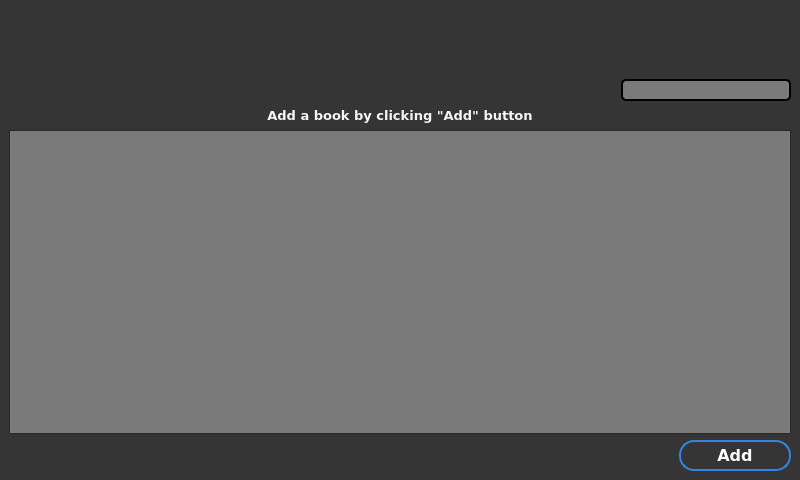
<?xml version="1.0" encoding="UTF-8"?>
<ui version="4.0">
 <class>DarkMainWindow</class>
 <widget class="QMainWindow" name="DarkMainWindow">
  <property name="geometry">
   <rect>
    <x>0</x>
    <y>0</y>
    <width>800</width>
    <height>480</height>
   </rect>
  </property>
  <property name="sizePolicy">
   <sizepolicy hsizetype="Minimum" vsizetype="Minimum">
    <horstretch>0</horstretch>
    <verstretch>0</verstretch>
   </sizepolicy>
  </property>
  <property name="minimumSize">
   <size>
    <width>800</width>
    <height>480</height>
   </size>
  </property>
  <property name="maximumSize">
   <size>
    <width>8000000</width>
    <height>4800000</height>
   </size>
  </property>
  <property name="palette">
   <palette>
    <active>
     <colorrole role="WindowText">
      <brush brushstyle="SolidPattern">
       <color alpha="255">
        <red>255</red>
        <green>255</green>
        <blue>255</blue>
       </color>
      </brush>
     </colorrole>
     <colorrole role="Button">
      <brush brushstyle="SolidPattern">
       <color alpha="255">
        <red>53</red>
        <green>53</green>
        <blue>53</blue>
       </color>
      </brush>
     </colorrole>
     <colorrole role="Light">
      <brush brushstyle="SolidPattern">
       <color alpha="255">
        <red>79</red>
        <green>79</green>
        <blue>79</blue>
       </color>
      </brush>
     </colorrole>
     <colorrole role="Midlight">
      <brush brushstyle="SolidPattern">
       <color alpha="255">
        <red>66</red>
        <green>66</green>
        <blue>66</blue>
       </color>
      </brush>
     </colorrole>
     <colorrole role="Dark">
      <brush brushstyle="SolidPattern">
       <color alpha="255">
        <red>26</red>
        <green>26</green>
        <blue>26</blue>
       </color>
      </brush>
     </colorrole>
     <colorrole role="Mid">
      <brush brushstyle="SolidPattern">
       <color alpha="255">
        <red>35</red>
        <green>35</green>
        <blue>35</blue>
       </color>
      </brush>
     </colorrole>
     <colorrole role="Text">
      <brush brushstyle="SolidPattern">
       <color alpha="255">
        <red>255</red>
        <green>255</green>
        <blue>255</blue>
       </color>
      </brush>
     </colorrole>
     <colorrole role="BrightText">
      <brush brushstyle="SolidPattern">
       <color alpha="255">
        <red>255</red>
        <green>255</green>
        <blue>255</blue>
       </color>
      </brush>
     </colorrole>
     <colorrole role="ButtonText">
      <brush brushstyle="SolidPattern">
       <color alpha="255">
        <red>255</red>
        <green>255</green>
        <blue>255</blue>
       </color>
      </brush>
     </colorrole>
     <colorrole role="Base">
      <brush brushstyle="SolidPattern">
       <color alpha="255">
        <red>123</red>
        <green>122</green>
        <blue>122</blue>
       </color>
      </brush>
     </colorrole>
     <colorrole role="Window">
      <brush brushstyle="SolidPattern">
       <color alpha="255">
        <red>53</red>
        <green>53</green>
        <blue>53</blue>
       </color>
      </brush>
     </colorrole>
     <colorrole role="Shadow">
      <brush brushstyle="SolidPattern">
       <color alpha="255">
        <red>0</red>
        <green>0</green>
        <blue>0</blue>
       </color>
      </brush>
     </colorrole>
     <colorrole role="AlternateBase">
      <brush brushstyle="SolidPattern">
       <color alpha="255">
        <red>26</red>
        <green>26</green>
        <blue>26</blue>
       </color>
      </brush>
     </colorrole>
     <colorrole role="ToolTipBase">
      <brush brushstyle="SolidPattern">
       <color alpha="255">
        <red>255</red>
        <green>255</green>
        <blue>220</blue>
       </color>
      </brush>
     </colorrole>
     <colorrole role="ToolTipText">
      <brush brushstyle="SolidPattern">
       <color alpha="255">
        <red>0</red>
        <green>0</green>
        <blue>0</blue>
       </color>
      </brush>
     </colorrole>
     <colorrole role="PlaceholderText">
      <brush brushstyle="SolidPattern">
       <color alpha="128">
        <red>255</red>
        <green>255</green>
        <blue>255</blue>
       </color>
      </brush>
     </colorrole>
    </active>
    <inactive>
     <colorrole role="WindowText">
      <brush brushstyle="SolidPattern">
       <color alpha="255">
        <red>255</red>
        <green>255</green>
        <blue>255</blue>
       </color>
      </brush>
     </colorrole>
     <colorrole role="Button">
      <brush brushstyle="SolidPattern">
       <color alpha="255">
        <red>53</red>
        <green>53</green>
        <blue>53</blue>
       </color>
      </brush>
     </colorrole>
     <colorrole role="Light">
      <brush brushstyle="SolidPattern">
       <color alpha="255">
        <red>79</red>
        <green>79</green>
        <blue>79</blue>
       </color>
      </brush>
     </colorrole>
     <colorrole role="Midlight">
      <brush brushstyle="SolidPattern">
       <color alpha="255">
        <red>66</red>
        <green>66</green>
        <blue>66</blue>
       </color>
      </brush>
     </colorrole>
     <colorrole role="Dark">
      <brush brushstyle="SolidPattern">
       <color alpha="255">
        <red>26</red>
        <green>26</green>
        <blue>26</blue>
       </color>
      </brush>
     </colorrole>
     <colorrole role="Mid">
      <brush brushstyle="SolidPattern">
       <color alpha="255">
        <red>35</red>
        <green>35</green>
        <blue>35</blue>
       </color>
      </brush>
     </colorrole>
     <colorrole role="Text">
      <brush brushstyle="SolidPattern">
       <color alpha="255">
        <red>255</red>
        <green>255</green>
        <blue>255</blue>
       </color>
      </brush>
     </colorrole>
     <colorrole role="BrightText">
      <brush brushstyle="SolidPattern">
       <color alpha="255">
        <red>255</red>
        <green>255</green>
        <blue>255</blue>
       </color>
      </brush>
     </colorrole>
     <colorrole role="ButtonText">
      <brush brushstyle="SolidPattern">
       <color alpha="255">
        <red>255</red>
        <green>255</green>
        <blue>255</blue>
       </color>
      </brush>
     </colorrole>
     <colorrole role="Base">
      <brush brushstyle="SolidPattern">
       <color alpha="255">
        <red>123</red>
        <green>122</green>
        <blue>122</blue>
       </color>
      </brush>
     </colorrole>
     <colorrole role="Window">
      <brush brushstyle="SolidPattern">
       <color alpha="255">
        <red>53</red>
        <green>53</green>
        <blue>53</blue>
       </color>
      </brush>
     </colorrole>
     <colorrole role="Shadow">
      <brush brushstyle="SolidPattern">
       <color alpha="255">
        <red>0</red>
        <green>0</green>
        <blue>0</blue>
       </color>
      </brush>
     </colorrole>
     <colorrole role="AlternateBase">
      <brush brushstyle="SolidPattern">
       <color alpha="255">
        <red>26</red>
        <green>26</green>
        <blue>26</blue>
       </color>
      </brush>
     </colorrole>
     <colorrole role="ToolTipBase">
      <brush brushstyle="SolidPattern">
       <color alpha="255">
        <red>255</red>
        <green>255</green>
        <blue>220</blue>
       </color>
      </brush>
     </colorrole>
     <colorrole role="ToolTipText">
      <brush brushstyle="SolidPattern">
       <color alpha="255">
        <red>0</red>
        <green>0</green>
        <blue>0</blue>
       </color>
      </brush>
     </colorrole>
     <colorrole role="PlaceholderText">
      <brush brushstyle="SolidPattern">
       <color alpha="128">
        <red>255</red>
        <green>255</green>
        <blue>255</blue>
       </color>
      </brush>
     </colorrole>
    </inactive>
    <disabled>
     <colorrole role="WindowText">
      <brush brushstyle="SolidPattern">
       <color alpha="255">
        <red>26</red>
        <green>26</green>
        <blue>26</blue>
       </color>
      </brush>
     </colorrole>
     <colorrole role="Button">
      <brush brushstyle="SolidPattern">
       <color alpha="255">
        <red>53</red>
        <green>53</green>
        <blue>53</blue>
       </color>
      </brush>
     </colorrole>
     <colorrole role="Light">
      <brush brushstyle="SolidPattern">
       <color alpha="255">
        <red>79</red>
        <green>79</green>
        <blue>79</blue>
       </color>
      </brush>
     </colorrole>
     <colorrole role="Midlight">
      <brush brushstyle="SolidPattern">
       <color alpha="255">
        <red>66</red>
        <green>66</green>
        <blue>66</blue>
       </color>
      </brush>
     </colorrole>
     <colorrole role="Dark">
      <brush brushstyle="SolidPattern">
       <color alpha="255">
        <red>26</red>
        <green>26</green>
        <blue>26</blue>
       </color>
      </brush>
     </colorrole>
     <colorrole role="Mid">
      <brush brushstyle="SolidPattern">
       <color alpha="255">
        <red>35</red>
        <green>35</green>
        <blue>35</blue>
       </color>
      </brush>
     </colorrole>
     <colorrole role="Text">
      <brush brushstyle="SolidPattern">
       <color alpha="255">
        <red>26</red>
        <green>26</green>
        <blue>26</blue>
       </color>
      </brush>
     </colorrole>
     <colorrole role="BrightText">
      <brush brushstyle="SolidPattern">
       <color alpha="255">
        <red>255</red>
        <green>255</green>
        <blue>255</blue>
       </color>
      </brush>
     </colorrole>
     <colorrole role="ButtonText">
      <brush brushstyle="SolidPattern">
       <color alpha="255">
        <red>26</red>
        <green>26</green>
        <blue>26</blue>
       </color>
      </brush>
     </colorrole>
     <colorrole role="Base">
      <brush brushstyle="SolidPattern">
       <color alpha="255">
        <red>53</red>
        <green>53</green>
        <blue>53</blue>
       </color>
      </brush>
     </colorrole>
     <colorrole role="Window">
      <brush brushstyle="SolidPattern">
       <color alpha="255">
        <red>53</red>
        <green>53</green>
        <blue>53</blue>
       </color>
      </brush>
     </colorrole>
     <colorrole role="Shadow">
      <brush brushstyle="SolidPattern">
       <color alpha="255">
        <red>0</red>
        <green>0</green>
        <blue>0</blue>
       </color>
      </brush>
     </colorrole>
     <colorrole role="AlternateBase">
      <brush brushstyle="SolidPattern">
       <color alpha="255">
        <red>53</red>
        <green>53</green>
        <blue>53</blue>
       </color>
      </brush>
     </colorrole>
     <colorrole role="ToolTipBase">
      <brush brushstyle="SolidPattern">
       <color alpha="255">
        <red>255</red>
        <green>255</green>
        <blue>220</blue>
       </color>
      </brush>
     </colorrole>
     <colorrole role="ToolTipText">
      <brush brushstyle="SolidPattern">
       <color alpha="255">
        <red>0</red>
        <green>0</green>
        <blue>0</blue>
       </color>
      </brush>
     </colorrole>
     <colorrole role="PlaceholderText">
      <brush brushstyle="SolidPattern">
       <color alpha="128">
        <red>255</red>
        <green>255</green>
        <blue>255</blue>
       </color>
      </brush>
     </colorrole>
    </disabled>
   </palette>
  </property>
  <property name="font">
   <font>
    <family>MS Shell Dlg 2</family>
   </font>
  </property>
  <property name="acceptDrops">
   <bool>true</bool>
  </property>
  <property name="windowTitle">
   <string>Bionic</string>
  </property>
  <property name="windowIcon">
   <iconset resource="../../../res.qrc">
    <normaloff>:/img/img/b_logo.png</normaloff>:/img/img/b_logo.png</iconset>
  </property>
  <widget class="QWidget" name="centralwidget">
   <property name="enabled">
    <bool>true</bool>
   </property>
   <property name="sizePolicy">
    <sizepolicy hsizetype="Minimum" vsizetype="Minimum">
     <horstretch>0</horstretch>
     <verstretch>0</verstretch>
    </sizepolicy>
   </property>
   <property name="minimumSize">
    <size>
     <width>800</width>
     <height>0</height>
    </size>
   </property>
   <layout class="QVBoxLayout" name="verticalLayout_2">
    <item>
     <layout class="QHBoxLayout" name="horizontalLayout_3">
      <item>
       <widget class="QLabel" name="label_3">
        <property name="sizePolicy">
         <sizepolicy hsizetype="Fixed" vsizetype="Fixed">
          <horstretch>0</horstretch>
          <verstretch>0</verstretch>
         </sizepolicy>
        </property>
        <property name="maximumSize">
         <size>
          <width>16777215</width>
          <height>100</height>
         </size>
        </property>
        <property name="text">
         <string/>
        </property>
        <property name="pixmap">
         <pixmap resource="../../../res.qrc">:/img/img/logo.png</pixmap>
        </property>
        <property name="scaledContents">
         <bool>false</bool>
        </property>
        <property name="wordWrap">
         <bool>false</bool>
        </property>
       </widget>
      </item>
      <item>
       <spacer name="horizontalSpacer_3">
        <property name="orientation">
         <enum>Qt::Horizontal</enum>
        </property>
        <property name="sizeHint" stdset="0">
         <size>
          <width>40</width>
          <height>20</height>
         </size>
        </property>
       </spacer>
      </item>
      <item>
       <layout class="QVBoxLayout" name="verticalLayout">
        <property name="sizeConstraint">
         <enum>QLayout::SetDefaultConstraint</enum>
        </property>
        <item>
         <spacer name="verticalSpacer">
          <property name="orientation">
           <enum>Qt::Vertical</enum>
          </property>
          <property name="sizeType">
           <enum>QSizePolicy::Fixed</enum>
          </property>
          <property name="sizeHint" stdset="0">
           <size>
            <width>20</width>
            <height>70</height>
           </size>
          </property>
         </spacer>
        </item>
        <item>
         <layout class="QHBoxLayout" name="horizontalLayout_4">
          <item>
           <widget class="QLineEdit" name="searchfield">
            <property name="sizePolicy">
             <sizepolicy hsizetype="Fixed" vsizetype="Fixed">
              <horstretch>0</horstretch>
              <verstretch>0</verstretch>
             </sizepolicy>
            </property>
            <property name="minimumSize">
             <size>
              <width>170</width>
              <height>22</height>
             </size>
            </property>
            <property name="maximumSize">
             <size>
              <width>16777215</width>
              <height>22</height>
             </size>
            </property>
            <property name="font">
             <font>
              <family>DejaVu Sans</family>
             </font>
            </property>
            <property name="styleSheet">
             <string notr="true">border-style: solid;
border-radius: 5px;
border-width: 2px;
border-color: rgb(0, 0, 0);
background-color: rgb(123, 122, 122);
image: url(:/img/img/search_dark.png) right;
image-position: right;
color: white;
padding-top: 1px;
padding-bottom: 1px;</string>
            </property>
            <property name="alignment">
             <set>Qt::AlignBottom|Qt::AlignLeading|Qt::AlignLeft</set>
            </property>
            <property name="placeholderText">
             <string/>
            </property>
            <property name="clearButtonEnabled">
             <bool>false</bool>
            </property>
           </widget>
          </item>
         </layout>
        </item>
       </layout>
      </item>
     </layout>
    </item>
    <item>
     <layout class="QVBoxLayout" name="verticalLayout_5">
      <item>
       <widget class="QLabel" name="addbook_label">
        <property name="sizePolicy">
         <sizepolicy hsizetype="Preferred" vsizetype="Fixed">
          <horstretch>0</horstretch>
          <verstretch>0</verstretch>
         </sizepolicy>
        </property>
        <property name="font">
         <font>
          <family>DejaVu Sans</family>
          <pointsize>10</pointsize>
          <weight>75</weight>
          <bold>true</bold>
         </font>
        </property>
        <property name="styleSheet">
         <string notr="true">color: rgb(246, 245, 244)</string>
        </property>
        <property name="text">
         <string>Add a book by clicking &quot;Add&quot; button</string>
        </property>
        <property name="scaledContents">
         <bool>false</bool>
        </property>
        <property name="alignment">
         <set>Qt::AlignCenter</set>
        </property>
        <property name="buddy">
         <cstring></cstring>
        </property>
       </widget>
      </item>
      <item>
       <widget class="QListWidget" name="listBooks">
        <property name="palette">
         <palette>
          <active>
           <colorrole role="WindowText">
            <brush brushstyle="SolidPattern">
             <color alpha="255">
              <red>94</red>
              <green>92</green>
              <blue>100</blue>
             </color>
            </brush>
           </colorrole>
          </active>
          <inactive>
           <colorrole role="WindowText">
            <brush brushstyle="SolidPattern">
             <color alpha="255">
              <red>94</red>
              <green>92</green>
              <blue>100</blue>
             </color>
            </brush>
           </colorrole>
          </inactive>
          <disabled>
           <colorrole role="WindowText">
            <brush brushstyle="SolidPattern">
             <color alpha="255">
              <red>123</red>
              <green>122</green>
              <blue>122</blue>
             </color>
            </brush>
           </colorrole>
          </disabled>
         </palette>
        </property>
        <property name="font">
         <font>
          <family>MS Shell Dlg 2</family>
          <pointsize>15</pointsize>
          <weight>75</weight>
          <bold>true</bold>
         </font>
        </property>
        <property name="acceptDrops">
         <bool>true</bool>
        </property>
        <property name="toolTip">
         <string>Add a book by clicking &quot;Add&quot; button</string>
        </property>
        <property name="editTriggers">
         <set>QAbstractItemView::NoEditTriggers</set>
        </property>
        <property name="showDropIndicator" stdset="0">
         <bool>false</bool>
        </property>
        <property name="dragDropMode">
         <enum>QAbstractItemView::DropOnly</enum>
        </property>
        <property name="defaultDropAction">
         <enum>Qt::CopyAction</enum>
        </property>
        <property name="alternatingRowColors">
         <bool>true</bool>
        </property>
        <property name="selectionMode">
         <enum>QAbstractItemView::NoSelection</enum>
        </property>
       </widget>
      </item>
     </layout>
    </item>
    <item>
     <layout class="QHBoxLayout" name="horizontalLayout">
      <item>
       <widget class="QPushButton" name="settings_button">
        <property name="cursor">
         <cursorShape>PointingHandCursor</cursorShape>
        </property>
        <property name="styleSheet">
         <string notr="true">border : 0;
background: transparent;</string>
        </property>
        <property name="text">
         <string/>
        </property>
        <property name="icon">
         <iconset resource="../../../res.qrc">
          <normaloff>:/img/img/settings.png</normaloff>:/img/img/settings.png</iconset>
        </property>
        <property name="iconSize">
         <size>
          <width>30</width>
          <height>30</height>
         </size>
        </property>
       </widget>
      </item>
      <item>
       <spacer name="horizontalSpacer">
        <property name="orientation">
         <enum>Qt::Horizontal</enum>
        </property>
        <property name="sizeType">
         <enum>QSizePolicy::Fixed</enum>
        </property>
        <property name="sizeHint" stdset="0">
         <size>
          <width>10</width>
          <height>1</height>
         </size>
        </property>
       </spacer>
      </item>
      <item>
       <widget class="QPushButton" name="darkmode_button">
        <property name="cursor">
         <cursorShape>PointingHandCursor</cursorShape>
        </property>
        <property name="styleSheet">
         <string notr="true">border : 0;
background: transparent;</string>
        </property>
        <property name="text">
         <string/>
        </property>
        <property name="icon">
         <iconset resource="../../../res.qrc">
          <normaloff>:/img/img/darkmode.png</normaloff>:/img/img/darkmode.png</iconset>
        </property>
        <property name="iconSize">
         <size>
          <width>30</width>
          <height>30</height>
         </size>
        </property>
       </widget>
      </item>
      <item>
       <spacer name="horizontalSpacer_2">
        <property name="orientation">
         <enum>Qt::Horizontal</enum>
        </property>
        <property name="sizeHint" stdset="0">
         <size>
          <width>40</width>
          <height>20</height>
         </size>
        </property>
       </spacer>
      </item>
      <item>
       <widget class="QPushButton" name="add_button">
        <property name="sizePolicy">
         <sizepolicy hsizetype="Maximum" vsizetype="Fixed">
          <horstretch>0</horstretch>
          <verstretch>0</verstretch>
         </sizepolicy>
        </property>
        <property name="palette">
         <palette>
          <active>
           <colorrole role="WindowText">
            <brush brushstyle="SolidPattern">
             <color alpha="255">
              <red>255</red>
              <green>255</green>
              <blue>255</blue>
             </color>
            </brush>
           </colorrole>
           <colorrole role="Button">
            <brush brushstyle="SolidPattern">
             <color alpha="255">
              <red>53</red>
              <green>53</green>
              <blue>53</blue>
             </color>
            </brush>
           </colorrole>
           <colorrole role="Text">
            <brush brushstyle="SolidPattern">
             <color alpha="255">
              <red>255</red>
              <green>255</green>
              <blue>255</blue>
             </color>
            </brush>
           </colorrole>
           <colorrole role="ButtonText">
            <brush brushstyle="SolidPattern">
             <color alpha="255">
              <red>255</red>
              <green>255</green>
              <blue>255</blue>
             </color>
            </brush>
           </colorrole>
           <colorrole role="Base">
            <brush brushstyle="SolidPattern">
             <color alpha="255">
              <red>53</red>
              <green>53</green>
              <blue>53</blue>
             </color>
            </brush>
           </colorrole>
           <colorrole role="Window">
            <brush brushstyle="SolidPattern">
             <color alpha="255">
              <red>53</red>
              <green>53</green>
              <blue>53</blue>
             </color>
            </brush>
           </colorrole>
           <colorrole role="PlaceholderText">
            <brush brushstyle="NoBrush">
             <color alpha="128">
              <red>255</red>
              <green>255</green>
              <blue>255</blue>
             </color>
            </brush>
           </colorrole>
          </active>
          <inactive>
           <colorrole role="WindowText">
            <brush brushstyle="SolidPattern">
             <color alpha="255">
              <red>255</red>
              <green>255</green>
              <blue>255</blue>
             </color>
            </brush>
           </colorrole>
           <colorrole role="Button">
            <brush brushstyle="SolidPattern">
             <color alpha="255">
              <red>53</red>
              <green>53</green>
              <blue>53</blue>
             </color>
            </brush>
           </colorrole>
           <colorrole role="Text">
            <brush brushstyle="SolidPattern">
             <color alpha="255">
              <red>255</red>
              <green>255</green>
              <blue>255</blue>
             </color>
            </brush>
           </colorrole>
           <colorrole role="ButtonText">
            <brush brushstyle="SolidPattern">
             <color alpha="255">
              <red>255</red>
              <green>255</green>
              <blue>255</blue>
             </color>
            </brush>
           </colorrole>
           <colorrole role="Base">
            <brush brushstyle="SolidPattern">
             <color alpha="255">
              <red>53</red>
              <green>53</green>
              <blue>53</blue>
             </color>
            </brush>
           </colorrole>
           <colorrole role="Window">
            <brush brushstyle="SolidPattern">
             <color alpha="255">
              <red>53</red>
              <green>53</green>
              <blue>53</blue>
             </color>
            </brush>
           </colorrole>
           <colorrole role="PlaceholderText">
            <brush brushstyle="NoBrush">
             <color alpha="128">
              <red>255</red>
              <green>255</green>
              <blue>255</blue>
             </color>
            </brush>
           </colorrole>
          </inactive>
          <disabled>
           <colorrole role="WindowText">
            <brush brushstyle="SolidPattern">
             <color alpha="255">
              <red>255</red>
              <green>255</green>
              <blue>255</blue>
             </color>
            </brush>
           </colorrole>
           <colorrole role="Button">
            <brush brushstyle="SolidPattern">
             <color alpha="255">
              <red>53</red>
              <green>53</green>
              <blue>53</blue>
             </color>
            </brush>
           </colorrole>
           <colorrole role="Text">
            <brush brushstyle="SolidPattern">
             <color alpha="255">
              <red>255</red>
              <green>255</green>
              <blue>255</blue>
             </color>
            </brush>
           </colorrole>
           <colorrole role="ButtonText">
            <brush brushstyle="SolidPattern">
             <color alpha="255">
              <red>255</red>
              <green>255</green>
              <blue>255</blue>
             </color>
            </brush>
           </colorrole>
           <colorrole role="Base">
            <brush brushstyle="SolidPattern">
             <color alpha="255">
              <red>53</red>
              <green>53</green>
              <blue>53</blue>
             </color>
            </brush>
           </colorrole>
           <colorrole role="Window">
            <brush brushstyle="SolidPattern">
             <color alpha="255">
              <red>53</red>
              <green>53</green>
              <blue>53</blue>
             </color>
            </brush>
           </colorrole>
           <colorrole role="PlaceholderText">
            <brush brushstyle="NoBrush">
             <color alpha="128">
              <red>255</red>
              <green>255</green>
              <blue>255</blue>
             </color>
            </brush>
           </colorrole>
          </disabled>
         </palette>
        </property>
        <property name="font">
         <font>
          <family>DejaVu Sans</family>
          <pointsize>12</pointsize>
          <weight>75</weight>
          <bold>true</bold>
          <stylestrategy>PreferAntialias</stylestrategy>
         </font>
        </property>
        <property name="cursor">
         <cursorShape>PointingHandCursor</cursorShape>
        </property>
        <property name="styleSheet">
         <string notr="true">background-color: rgb(53, 53, 53);
color: rgb(255, 255, 255);
border: 2px solid rgb(53, 132, 228);
border-radius: 15px;
padding: 4px;
width: 100px;
min-height: 18px;</string>
        </property>
        <property name="text">
         <string>Add</string>
        </property>
        <property name="default">
         <bool>false</bool>
        </property>
       </widget>
      </item>
     </layout>
    </item>
   </layout>
  </widget>
 </widget>
 <resources>
  <include location="../../../res.qrc"/>
 </resources>
 <connections/>
</ui>
